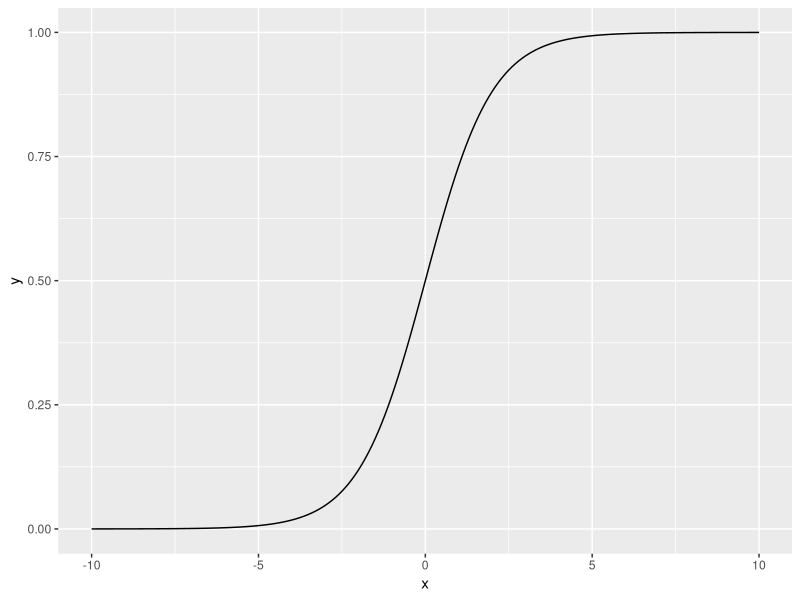

Recreate this plot in R.
## ---- chunk 1
knitr::opts_chunk$set(echo = F)
library(ggplot2)
library(magrittr)
# render this file with knit("neuralnet/math.Rmd")
## ---- chunk 2
x =(-100:100)/10
data.frame(x=x, y=1/(1+exp(-x))) %>% 
  ggplot(aes(x=x,y=y)) +
  geom_line()
